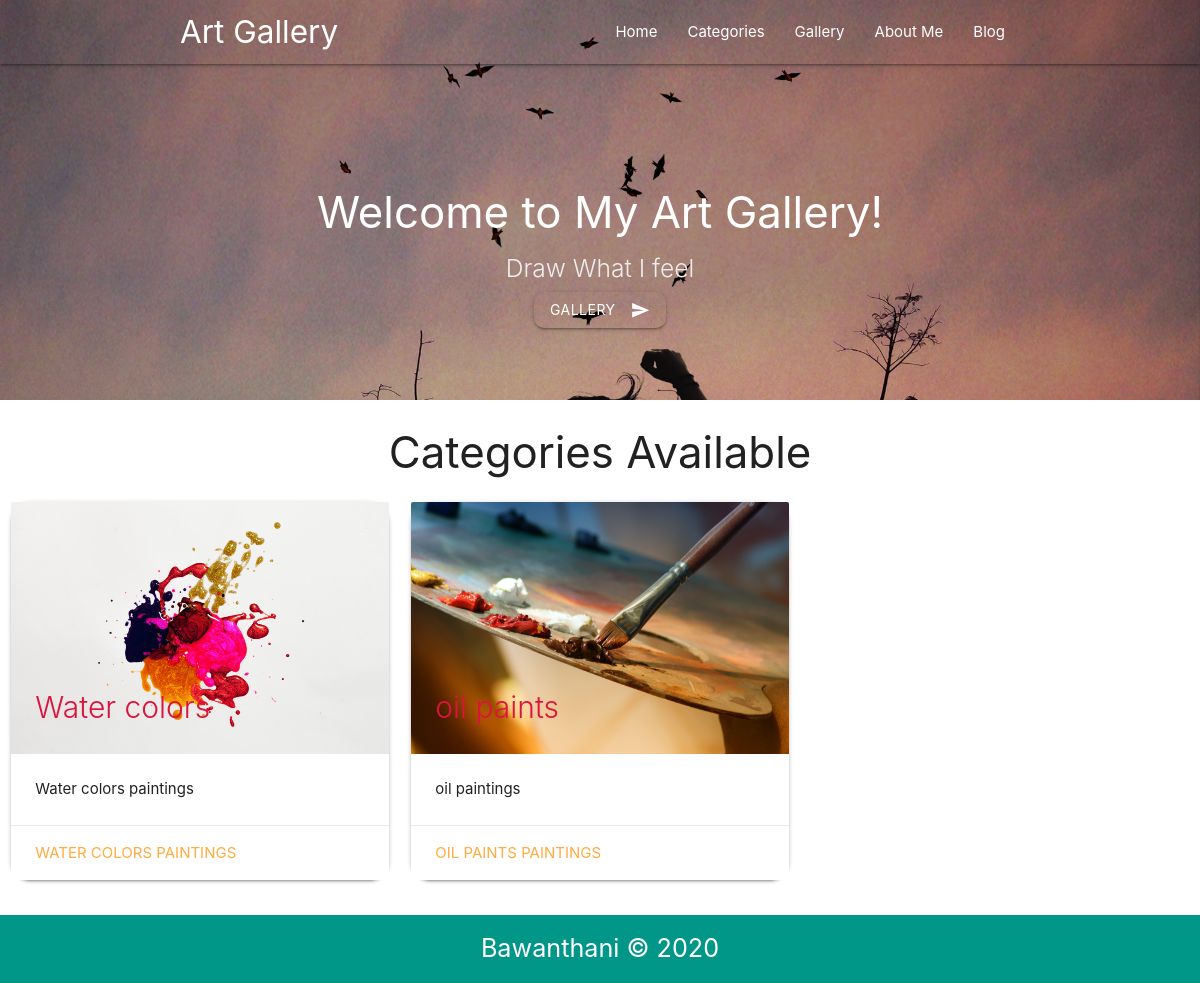
Page /category/ on the earlier database version.
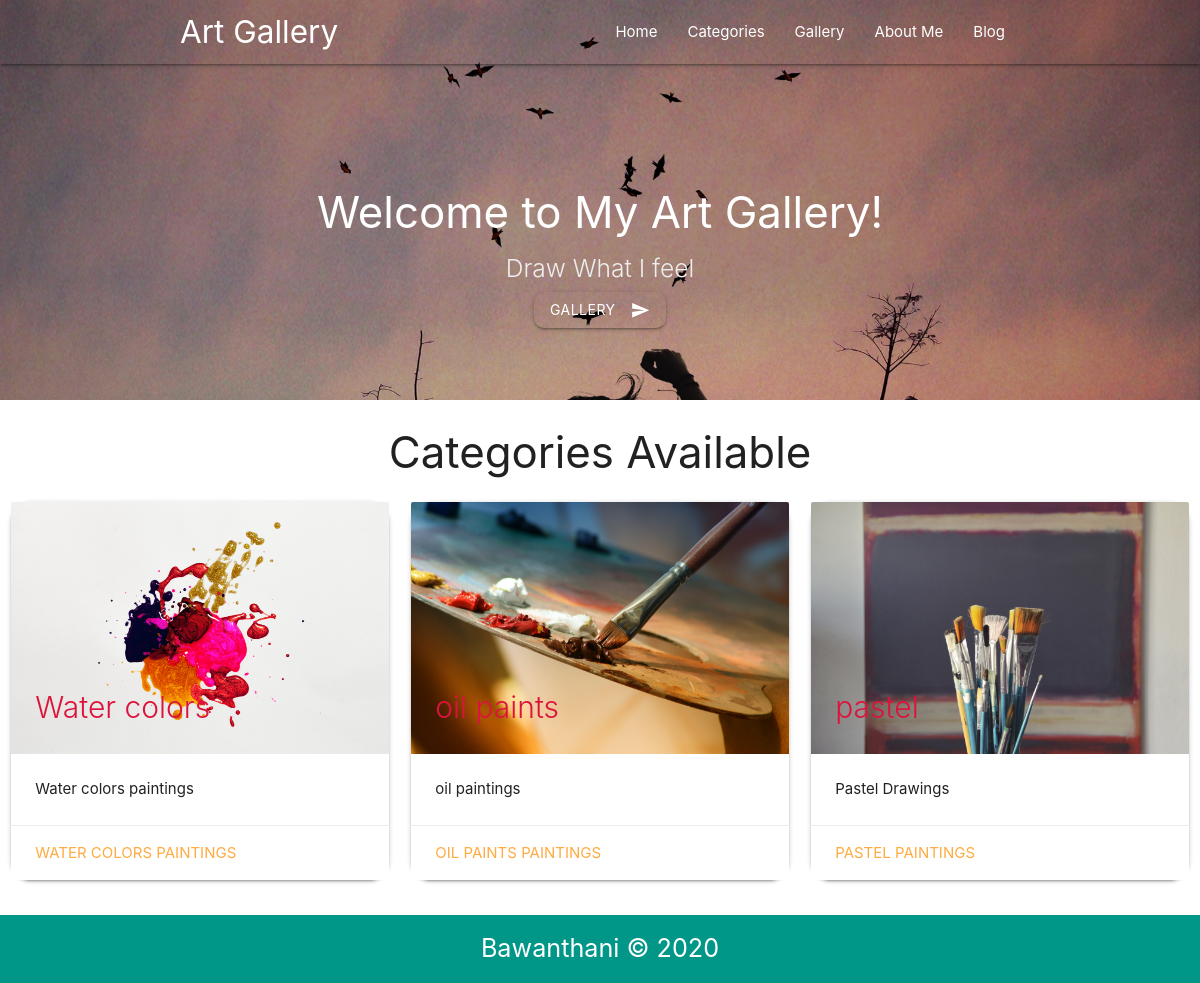
Same page on the later database version.
### gallery/models.py (models this page shows, shortened)
class Category(models.Model):
    category_name = models.CharField(max_length=200)
    category_description = models.TextField()
    category_slug = models.CharField(max_length=200,default=1)
    category_image = models.FileField(default='media/Screenshot_from_2020-06-13_19-49-07.png')
    class Meta:
        verbose_name_plural = "Categories"

### gallery/views.py (the view)
# urls.py: path('category/',views.cat,name='cat'),
def cat(request):
    return render(
        request=request,
        template_name="gallery/category.html",
        context={
            "cat":Category.objects.all(),
        }
    )

### gallery/templates/gallery/category.html
{% extends "gallery/base.html" %}
{% load static %}
   {% block categories %}
        <section>
            <div class="container-fluid">
                <div class="row">
                    <h3 class="center">Categories Available</h3>
                    {% for c in cat %}
                        <div class="col s12 m4">
                            <div class="card hoverable">
                                <div class="card-image">
                                    <img src="/media/{{ c.category_image }}">
                                    <span class="card-title">{{ c.category_name }}</span>
                                </div>
                                <div class="card-content">
                                    <p>{{ c.category_description }}</p>
                                </div>
                                <div class="card-action">
                                    <a href="{{ c.category_slug }}">{{ c.category_name }} Paintings </a>
                                </div>
                            </div>
                        </div>
                    {% endfor %}
                </div>
            </div>
        </section>
{% endblock %}

### gallery/templates/gallery/base.html (shortened to what this page needs)
{% load static %}
<!DOCTYPE html>
<html lang="en">
<head>
  <link rel="stylesheet" href="https://cdnjs.cloudflare.com/ajax/libs/materialize/1.0.0/css/materialize.min.css">
  <link rel="stylesheet" href="{% static 'gallery/css/main.css' %}">
  <link rel="stylesheet" href="https://stackpath.bootstrapcdn.com/font-awesome/4.7.0/css/font-awesome.min.css">
</head>
<body>
<section>
<div class="navbar-fixed" style="position: absolute;">
      <nav>
        <div class="nav-wrapper ">
          <div class="container">
            <a href="#" class="brand-logo">Art Gallery</a>
            <ul class="right hide-on-med-and-down">
              <li><a href="/">Home</a></li>
              <li><a href="/category">Categories</a></li>
              <li><a href="/gallery">Gallery</a></li>
              <li><a href="/about">About Me</a></li>
              <li><a href="/blog">Blog</a></li>
            </ul>
          </div>
        </div>
      </nav>
    </div>
 <div class="slider locate">
      <ul class="slides">
        <li>
          <img src="{% static 'gallery/img/5.jpg' %}">
          <div class="caption center-align">
            <h3>Welcome to My Art Gallery!</h3>
            <h5 class="light grey-text text-lighten-3">Draw What I feel</h5>
            <button class="btn waves-effect waves-light slide-button" type="submit" name="action">Gallery
              <i class="material-icons right">send</i>
            </button>
          </div>
        </li>
      </ul>
    </div>
  </section>
{% block categories %}
{% endblock %}
 <section>
    <footer class="section teal center white-text">
      <p class="flow-text">Bawanthani &copy; 2020</p>
    </footer>
  </section>
</body>
</html>

### gallery/static/gallery/css/main.css (style rules this page uses)
* { margin: 0; padding: 0; box-sizing: border-box; }
nav { background-color: transparent !important; z-index: 1 !important; position: absolute; }
.brand-logo { color: white !important; }
nav li a { font-size: 15px !important; }
.locate { position: relative; z-index: 0 !important; }
.caption { padding-top: 100px; }
.card-title { color: crimson !important; font-size: 30px !important; }
.slide-button { border-radius: 10px; background-color: transparent; }
.card { border-radius: 20px; }
.card-image { border-radius: 200px !important; }

Differences in the rows shown:
added Category: category_image (picture), category_name "pastel", category_description "Pastel Drawings", category_name "PASTEL"
